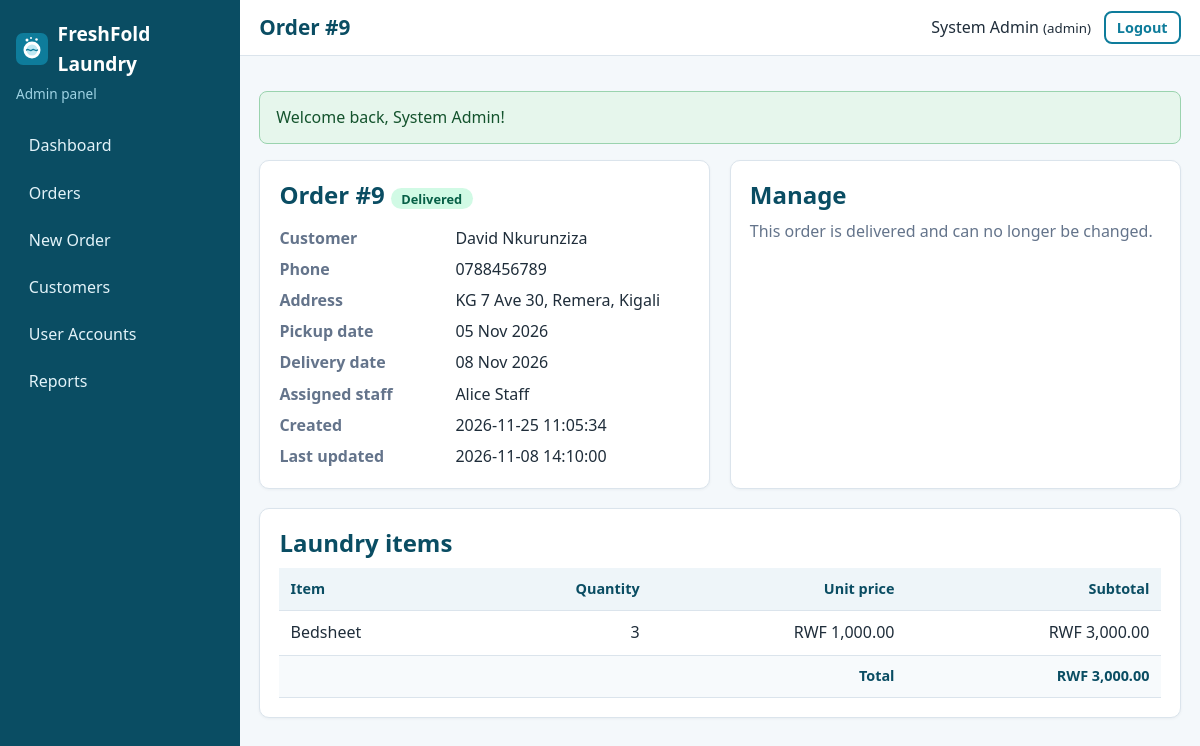
The page /admin/order.php?id=9 (signed in) on the database its author committed.
### tables this page shows
CREATE TABLE users (
    user_id       INT AUTO_INCREMENT PRIMARY KEY,
    username      VARCHAR(100) NOT NULL,
    email         VARCHAR(150) NOT NULL UNIQUE,
    password_hash VARCHAR(255) NOT NULL,               
    role          ENUM('admin','staff','customer') NOT NULL,
    created_at    TIMESTAMP DEFAULT CURRENT_TIMESTAMP
);

CREATE TABLE orders (
    order_id          INT AUTO_INCREMENT PRIMARY KEY,
    customer_id       INT NOT NULL,
    assigned_staff_id INT NULL,                        
    pickup_date       DATE NOT NULL,
    delivery_date     DATE NOT NULL,
    total             DECIMAL(10,2) NOT NULL,          
    status            ENUM('pending','confirmed','picked_up','processing',
                           'ready_for_delivery','out_for_delivery','delivered','cancelled')
                      NOT NULL DEFAULT 'pending',
    created_at        TIMESTAMP DEFAULT CURRENT_TIMESTAMP,
    updated_at        TIMESTAMP NULL DEFAULT NULL,

    CONSTRAINT fk_orders_customer
        FOREIGN KEY (customer_id) REFERENCES customers(customer_id)
        ON DELETE CASCADE ON UPDATE CASCADE,           
    CONSTRAINT fk_orders_staff
        FOREIGN KEY (assigned_staff_id) REFERENCES users(user_id)
        ON DELETE SET NULL ON UPDATE CASCADE,          

    CONSTRAINT chk_orders_dates CHECK (delivery_date > pickup_date),
    CONSTRAINT chk_orders_total CHECK (total >= 0),

    INDEX idx_orders_status   (status),
    INDEX idx_orders_staff    (assigned_staff_id),
    INDEX idx_orders_pickup   (pickup_date)
);

CREATE TABLE customers (
    customer_id INT AUTO_INCREMENT PRIMARY KEY,
    user_id     INT NOT NULL UNIQUE,                   
    full_name   VARCHAR(150) NOT NULL,
    phone       VARCHAR(20)  NOT NULL,
    address     TEXT NOT NULL,
    CONSTRAINT fk_customers_user
        FOREIGN KEY (user_id) REFERENCES users(user_id)
        ON DELETE CASCADE ON UPDATE CASCADE            
);

CREATE TABLE order_items (
    item_id    INT AUTO_INCREMENT PRIMARY KEY,
    order_id   INT NOT NULL,
    item_type  VARCHAR(100) NOT NULL,
    quantity   INT NOT NULL,
    unit_price DECIMAL(10,2) NOT NULL,                 

    CONSTRAINT fk_items_order
        FOREIGN KEY (order_id) REFERENCES orders(order_id)
        ON DELETE CASCADE ON UPDATE CASCADE,           
    CONSTRAINT chk_items_quantity CHECK (quantity > 0),
    CONSTRAINT chk_items_price    CHECK (unit_price >= 0)
);

### app/controllers/OrderController.php (called while the page is built, shortened)
<?php
class OrderController
{
    private function loadOrder(int $id): array
    {
        $order = Order::find($id);
        return $order;
    }
    public function adminView(): void
    {
        requireRole(['admin']);
        $order = $this->loadOrder((int) ($_GET['id'] ?? 0));
        render('admin/order_view', [
            'title' => 'Order #' . (int) $order['order_id'],
            'order' => $order,
            'items' => OrderItem::forOrder((int) $order['order_id']),
            'staff' => User::staffList(),
        ]);
    }
}

### public/admin/order.php (called while the page is built, shortened)
<?php
(new OrderController())->adminView();

### app/helpers/auth.php (called while the page is built, shortened)
<?php
function isLoggedIn(): bool
{
    return !empty($_SESSION['user_id']);
}
function currentUser(): ?array
{
    return [
        'user_id'  => (int) $_SESSION['user_id'],
        'username' => $_SESSION['username'] ?? '',
        'email'    => $_SESSION['email'] ?? '',
        'role'     => $_SESSION['role'] ?? '',
    ];
}
function requireLogin(): array
{
    $user = User::findById((int) $_SESSION['user_id']);
    return $user;
}
function requireRole(array $roles): array
{
    $user = requireLogin();
    return $user;
}

### app/config/database.php (called while the page is built, shortened)
<?php
function getDbConfig(): array
{
    $config = [
        'host'    => '127.0.0.1',
        'port'    => '3306',
        'name'    => 'online_laundry_db',
        'user'    => 'root',
        'pass'    => '',
        'charset' => 'utf8mb4',
    ];
    return $config;
}
function getConnection(): PDO
{
    static $pdo = null;
    if ($pdo instanceof PDO) {
        return $pdo;
    }
    $c   = getDbConfig();
    $dsn = "mysql:host={$c['host']};port={$c['port']};dbname={$c['name']};charset={$c['charset']}";
    try {
        $pdo = new PDO($dsn, $c['user'], $c['pass'], [
            PDO::ATTR_ERRMODE            => PDO::ERRMODE_EXCEPTION,
            PDO::ATTR_DEFAULT_FETCH_MODE => PDO::FETCH_ASSOC,
            PDO::ATTR_EMULATE_PREPARES   => false,
        ]);
    } catch (PDOException $e) {
        error_log('Database connection failed: ' . $e->getMessage());
        http_response_code(500);
        exit('Service temporarily unavailable. Please try again later.');
    }
    return $pdo;
}

### app/models/User.php (called while the page is built, shortened)
<?php
class User
{
    public static function findById(int $id)
    {
        $stmt = getConnection()->prepare(
            'SELECT user_id, username, email, role, created_at FROM users WHERE user_id = :id LIMIT 1'
        );
        $stmt->execute([':id' => $id]);
        return $stmt->fetch();
    }
}

### app/models/Order.php (called while the page is built, shortened)
<?php
class Order
{
    public static function find(int $orderId)
    {
        $stmt = getConnection()->prepare(self::SELECT . ' WHERE o.order_id = :id LIMIT 1');
        $stmt->execute([':id' => $orderId]);
        return $stmt->fetch();
    }
}

### app/models/OrderItem.php (called while the page is built, shortened)
<?php
class OrderItem
{
    public static function forOrder(int $orderId): array
    {
        $stmt = getConnection()->prepare(
            'SELECT item_id, order_id, item_type, quantity, unit_price, (quantity * unit_price) AS subtotal
             FROM order_items WHERE order_id = :id ORDER BY item_id'
        );
        $stmt->execute([':id' => $orderId]);
        return $stmt->fetchAll();
    }
}

### app/views/admin/order_view.php (the view, shortened to what this page needs)
<?php $final = in_array($order['status'], ['delivered', 'cancelled'], true); ?>
<div class="two-col">
    <section class="card">
        <div class="card-head">
            <h2>Order #<?= (int) $order['order_id'] ?> <?= statusBadge($order['status']) ?></h2>
        </div>
        <dl class="details">
            <dt>Customer</dt><dd><?= e($order['customer_name']) ?></dd>
            <dt>Phone</dt><dd><?= e($order['customer_phone']) ?></dd>
            <dt>Address</dt><dd><?= nl2br(e($order['customer_address'])) ?></dd>
            <dt>Pickup date</dt><dd><?= e(formatDate($order['pickup_date'])) ?></dd>
            <dt>Delivery date</dt><dd><?= e(formatDate($order['delivery_date'])) ?></dd>
            <dt>Assigned staff</dt><dd><?= $order['staff_name'] ? e($order['staff_name']) : 'Unassigned' ?></dd>
            <dt>Created</dt><dd><?= e($order['created_at']) ?></dd>
            <dt>Last updated</dt><dd><?= e($order['updated_at'] ?? '-') ?></dd>
        </dl>
    </section>
    <section class="card">
        <h2>Manage</h2>
        <?php if ($final): ?>
            <p class="muted">This order is <?= e(strtolower(statusLabel($order['status']))) ?> and can no longer be changed.</p>
        <?php endif; ?>
    </section>
</div>
<section class="card">
    <h2>Laundry items</h2>
    <?php include APP_PATH . '/views/partials/items_table.php'; ?>
</section>

### app/views/layouts/dashboard_header.php (shortened to what this page needs)
<?php
$user   = currentUser();
$role   = $user['role'];
$script = $_SERVER['SCRIPT_NAME'];
$menus = [
    'admin' => [
        ['admin/index.php', 'Dashboard'], ['admin/orders.php', 'Orders'], ['admin/order-form.php', 'New Order'],
        ['admin/customers.php', 'Customers'], ['admin/users.php', 'User Accounts'], ['admin/reports.php', 'Reports'],
    ],
    'staff' => [
        ['staff/index.php', 'Dashboard'], ['staff/orders.php', 'Assigned Orders'], ['staff/history.php', 'Order History'],
    ],
    'customer' => [
        ['customer/index.php', 'Dashboard'], ['customer/new-order.php', 'Schedule Pickup'], ['customer/orders.php', 'My Orders'],
        ['customer/items.php', 'Items & Prices'], ['customer/profile.php', 'My Profile'],
    ],
];
?>
<!DOCTYPE html>
<html lang="en">
<head>
    <link rel="stylesheet" href="<?= e(url('assets/css/style.css')) ?>">
</head>
<body class="dashboard">
<aside class="sidebar" id="sidebar">
    <a class="brand" href="<?= e(url('index.php')) ?>">
        <img src="<?= e(url('assets/images/logo.svg')) ?>" alt="" width="32" height="32">
        <span><?= e(APP_NAME) ?></span>
    </a>
    <p class="role-tag"><?= e(ucfirst($role)) ?> panel</p>
    <nav>
        <?php foreach ($menus[$role] as $item): ?>
            <a href="<?= e(url($item[0])) ?>" class="<?= substr($script, -strlen($item[0])) === $item[0] ? 'active' : '' ?>"><?= e($item[1]) ?></a>
        <?php endforeach; ?>
    </nav>
</aside>
<div class="dash-main">
    <header class="topbar">
        <h1><?= e($pageTitle) ?></h1>
        <div class="topbar-user">
            <span><?= e($user['username']) ?> <small>(<?= e($role) ?>)</small></span>
            <form method="post" action="<?= e(url('logout.php')) ?>">
                <button type="submit" class="btn btn-outline btn-small">Logout</button>
            </form>
        </div>
    </header>
    <main class="content">
        <?= renderFlash() ?>

### app/helpers/order_status.php (shortened to what this page needs)
<?php
function orderStatuses(): array
{
    return [
        'pending'            => 'Pending',
        'confirmed'          => 'Confirmed',
        'picked_up'          => 'Picked Up',
        'processing'         => 'Processing',
        'ready_for_delivery' => 'Ready for Delivery',
        'out_for_delivery'   => 'Out for Delivery',
        'delivered'          => 'Delivered',
        'cancelled'          => 'Cancelled',
    ];
}
function statusLabel($status): string
{
    $all = orderStatuses();
    return $all[$status] ?? ucfirst(str_replace('_', ' ', (string) $status));
}
function statusBadge($status): string
{
    return '<span class="badge badge-' . e($status) . '">' . e(statusLabel($status)) . '</span>';
}

### app/views/partials/items_table.php (shortened to what this page needs)
<div class="table-wrap">
    <table class="table">
        <thead><tr><th>Item</th><th class="num">Quantity</th><th class="num">Unit price</th><th class="num">Subtotal</th></tr></thead>
        <tbody>
        <?php foreach ($items as $it): ?>
            <tr>
                <td><?= e($it['item_type']) ?></td>
                <td class="num"><?= (int) $it['quantity'] ?></td>
                <td class="num"><?= e(money($it['unit_price'])) ?></td>
                <td class="num"><?= e(money($it['subtotal'])) ?></td>
            </tr>
        <?php endforeach; ?>
        </tbody>
        <tfoot><tr><th colspan="3" class="num">Total</th><th class="num"><?= e(money($order['total'])) ?></th></tr></tfoot>
    </table>
</div>

### public/assets/css/style.css (style rules this page uses)
:root { --primary: #0e7c9b; --primary-dark: #0a4d63; --accent: #f59e0b; --bg: #f4f8fb; --card: #ffffff; --text: #1f2d3a; --muted: #64748b; --border: #dbe4ec; --danger: #c62828; --success: #1b7f3b; --radius: 10px; }
* { box-sizing: border-box; }
html { scroll-behavior: smooth; }
body { margin: 0; font-family: "Segoe UI", Roboto, Arial, sans-serif; color: var(--text); background: var(--bg); line-height: 1.55; }
img { max-width: 100%; height: auto; }
a { color: var(--primary); }
h1, h2, h3 { line-height: 1.25; margin: 0 0 .6rem; color: var(--primary-dark); }
p { margin: 0 0 1rem; }
.muted { color: var(--muted); }
.btn { display: inline-block; padding: .6rem 1.1rem; border-radius: 8px; border: 2px solid transparent; font-size: 1rem; font-weight: 600; text-decoration: none; cursor: pointer; text-align: center; font-family: inherit; }
.btn-outline { background: transparent; border-color: var(--primary); color: var(--primary); }
.btn-small { padding: .3rem .7rem; font-size: .9rem; }
.card { background: var(--card); border: 1px solid var(--border); border-radius: var(--radius); padding: 1.2rem; margin-bottom: 1.2rem; box-shadow: 0 1px 3px rgba(15, 40, 60, .05); }
.card-head { display: flex; justify-content: space-between; align-items: center; gap: 1rem; flex-wrap: wrap; margin-bottom: .6rem; }
.card-head h2 { margin: 0; }
.two-col { display: grid; grid-template-columns: repeat(auto-fit, minmax(300px, 1fr)); gap: 1.2rem; }
.details { display: grid; grid-template-columns: 160px 1fr; gap: .4rem 1rem; margin: 1rem 0 0; }
.details dt { font-weight: 600; color: var(--muted); }
.details dd { margin: 0; }
.brand { display: flex; align-items: center; gap: .6rem; font-weight: 700; font-size: 1.2rem; color: var(--primary-dark); text-decoration: none; }
body.dashboard { display: flex; min-height: 100vh; }
.sidebar { width: 240px; background: var(--primary-dark); color: #fff; padding: 1.2rem 1rem; flex-shrink: 0; position: sticky; top: 0; height: 100vh; overflow-y: auto; }
.sidebar .brand { color: #fff; margin-bottom: .3rem; }
.role-tag { color: #9fd3e4; font-size: .85rem; margin-bottom: 1.2rem; }
.sidebar nav a { display: block; padding: .6rem .8rem; color: #e3f3f9; text-decoration: none; border-radius: 8px; margin-bottom: .2rem; }
.dash-main { flex: 1; min-width: 0; }
.topbar { display: flex; align-items: center; gap: 1rem; background: #fff; border-bottom: 1px solid var(--border); padding: .7rem 1.2rem; }
.topbar h1 { margin: 0; font-size: 1.3rem; flex: 1; }
.topbar-user { display: flex; align-items: center; gap: .8rem; }
.topbar-user form { margin: 0; }
.content { padding: 1.2rem; max-width: 1200px; }
.table-wrap { overflow-x: auto; }
.table { width: 100%; border-collapse: collapse; background: #fff; }
.table th, .table td { padding: .6rem .7rem; border-bottom: 1px solid var(--border); text-align: left; vertical-align: middle; }
.table th { background: #eef5f9; font-size: .9rem; color: var(--primary-dark); white-space: nowrap; }
.table tfoot th { background: #f7fafc; }
.table .num { text-align: right; white-space: nowrap; }
.badge { display: inline-block; padding: .15rem .65rem; border-radius: 999px; font-size: .8rem; font-weight: 700; white-space: nowrap; }
.badge-delivered { background: #d1fae5; color: #065f46; }

### rows shown on the page
users: role "Admin", username "System Admin", role "admin"
orders: order_id "9", status "Delivered", customer.full_name "David Nkurunziza", customer.phone "0788456789", customer.address "KG 7 Ave 30, Remera, Kigali", pickup_date "05 Nov 2026", delivery_date "08 Nov 2026", assigned_staff.username "Alice Staff", created_at "2026-11-25 11:05:34", updated_at "2026-11-08 14:10:00", status "delivered", total "RWF 3,000.00"
order_items: item_type "Bedsheet", quantity "3", unit_price "RWF 1,000.00", subtotal "RWF 3,000.00"

### other values the page prints
APP_NAME "FreshFold Laundry"
$item[1] "Dashboard"
$item[1] "Orders"
$item[1] "New Order"
$item[1] "Customers"
$item[1] "User Accounts"
$item[1] "Reports"
$pageTitle "Order #9"
$f['message'] "Welcome back, System Admin!"
